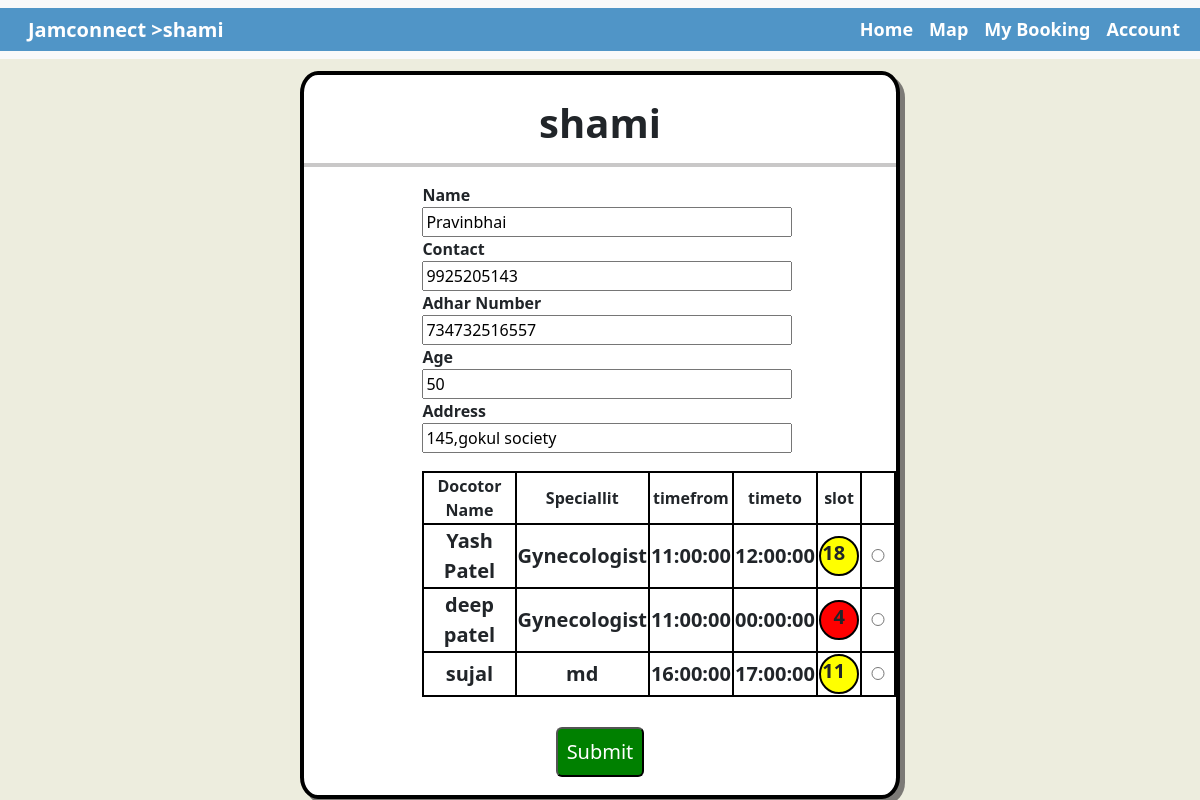
Page /book.php?next=shami (signed in) on the committed database.
### tables this page shows
CREATE TABLE `slot` (
  `hospital` varchar(255) NOT NULL,
  `doc_name` varchar(255) NOT NULL,
  `dec_spec` varchar(300) NOT NULL,
  `time_from` time NOT NULL,
  `time_to` time NOT NULL,
  `slot` int(200) NOT NULL,
  `radio` int(11) NOT NULL,
  `date` date NOT NULL DEFAULT current_timestamp()
);

### book.php (the view, shortened to what this page needs)
<!doctype html>
<html lang="en" dir="ltr">
<head>
    <link rel="stylesheet" href="https://cdn.jsdelivr.net/npm/bootstrap@5.3.2/dist/css/bootstrap.rtl.min.css"
>
        <link rel="stylesheet" href="styles.css">
</head>
<body style="background-color:#ededde;">
        <nav class="navbar navbar-expand-lg bg-body-tertiary" >
      <div class="container-fluid" style="background-color:     #5095C7;">
          <a class="navbar-brand" href="#" style="color: white; font-weight: bold;">Jamconnect ><?php $name = $_GET['next']; echo"$name";?></a>
          <div class="collapse navbar-collapse" id="navbarSupportedContent">
              <ul class="navbar-nav me-auto mb-2 mb-lg-0">
                  <li class="nav-item">
                      <a class="nav-link active" aria-current="page" href="index.php"  style="color: white; font-weight: bold;font-size: large;">Home</a>
                  </li>
                  <li class="nav-item">
                      <a class="nav-link" href="index.php"  style="color: white; font-weight: bold;font-size: large;">Map</a>
                  </li>
                  <li class="nav-item">
                      <a class="nav-link" href="user_book.php"  style="color: white; font-weight: bold;font-size: large;">My Booking</a>
                  </li>
                  <li class="nav-item">
                      <a class="nav-link" href="account.php"  style="color: white; font-weight: bold;font-size: large;">Account</a>
                  </li>
              </ul>
          </div>
      </div>
  </nav>
    <section id="book">
          <div   style="background-color:white; text-align: center;
    margin-left: 25%;
    border: 4px solid;
    border-color: black;
    border-radius: 3%;
    width: 50%;
    padding-top: 2%;
    box-shadow: 5px 5px rgb(124, 122, 118);">
            <?php
            $hosname = $_GET['next'];
            echo"<h1>
            <b>$hosname</b> </h1>";?>
            <?php
            $udata=$_SESSION['udata'];
            echo"
            <hr class='new1'>
                <form class='fbook' style='margin-bottom:20%'>
                    <div class='f1' style='margin-left:20%'>
                        <label><b>Name</b></label><br>
                        <input type='text' placeholder='Full Name' value='$udata[2]' readonly style='width:78%;'>
                    </div>
                    <div class='f1' style='margin-left:20%'>
                        <label> <b>Contact</b></label><br>
                        <input type='text' placeholder='Mobile No.' value='$udata[3]' readonly style='width:78%;' >
                    </div>
                    <div class='f1' style='margin-left:20%'>
                        <label><b>Adhar Number</b></label><br>
                        <input type='text' name='date' id='date' value='$udata[5]' readonly style='width:78%;'>
                    </div>
                    <div class='f1' style='margin-left:20%'>
                        <label><b>Age</b></label><br>
                        <input type='text' name='date' id='date' value='$udata[4]' readonly style='width:78%;'>
                    </div>
                    <div class='f1' style='margin-left:20%'>
                        <label><b>Address</b></label><br>
                        <input type='text' name='date' id='date' value='$udata[6]' readonly style='width:78%;'>
                    </div>
                </form> ";
                ?>
                <form method="post" style="">
                <table class="slot" style="margin-left:20% ;margin-bottom:5%;">
                   <?php
                  $hosname = $_GET['next'];
                     $conn = mysqli_connect('localhost','root','','login');
                     $search="select * from slot where hospital='$hosname' ";
                     $fet=mysqli_query($conn,$search);
                     echo"
                     <tr>
                     <th>Docotor Name </th>
                     <th>Speciallit </th>
                     <th>timefrom</th>
                     <th>timeto</th>
                     <th>slot </th>";
                     while($row = mysqli_fetch_array($fet)){
                 echo"
                </tr>
                <tr>
                    <td style='font-size:20px; font-weight:bold;'>$row[1]</td>
                    <td style='font-size:20px; font-weight:bold;'>$row[2] </td>
                    <td style='font-size:20px; font-weight:bold;'>$row[3] </td>
                    <td style='font-size:20px; font-weight:bold;'>$row[4] </td>
                    <td style='font-size:20px; font-weight:bold;'>";
                    if($row[5]>=0&& $row[5]<10){
                    echo"
                        <div style='border:solid black 2px; border-radius:100%; background-color: red; width:40px; height:40px;align-item:center;'><label style=' font-size:20px; margin-left:30%; ' >$row[5]</label> &nbsp </div>
                     ";
                    }
                    elseif($row[5]>=10&& $row[5]<20){
                       echo"
                        <div style='border:solid black 2px; border-radius:100%; background-color: yellow; width:40px; height:40px'><label style=' font-size:20px; margin-left=20%;' >$row[5]</label> &nbsp </div>
                    ";
                    }
                    elseif($row[5]>=20){
                        echo"
                     <div style='border:solid black 2px; border-radius:100%; background-color: green; width:40px; height:40px'><label style=' font-size:20px; margin-left:20%;' >$row[5]</label> &nbsp </div>
                    ";
                    }
                 echo"
                 </td>
                    <td> <input style='width:30px; border-radius:0;' type='radio' value='$row[6]' name='radiobtn' ></td></tr>";
    }
echo"</table>
<input type='submit' name='btnn' style='background-color:green; color:white; height:50px;font-size:20px; margin-bottom:3%;width:15%;border-radius:6px;'> </form>";
                   ?>
    </section>
</body>
</html>

### styles.css (style rules this page uses)
#book { padding-top: 0%; margin-top: 1%; }
.f1 { text-align: left; margin-left: 34%; }
hr.new1 { border-top: 4px solid rgb(41, 38, 38); }
.fbook { height: 170px; }
.slot, table, th, td { margin-left: 20%; border: 2px solid black; }

### rows in the picture
slot: doc_name "Yash Patel", dec_spec "Gynecologist", time_from "11:00:00", time_to "12:00:00", slot "18"
slot: doc_name "deep patel", dec_spec "Gynecologist", time_from "11:00:00", time_to "00:00:00", slot "4"
slot: doc_name "sujal", dec_spec "md", time_from "16:00:00", time_to "17:00:00", slot "11"

### other values in the picture
$name "shami"
$hosname "shami"
